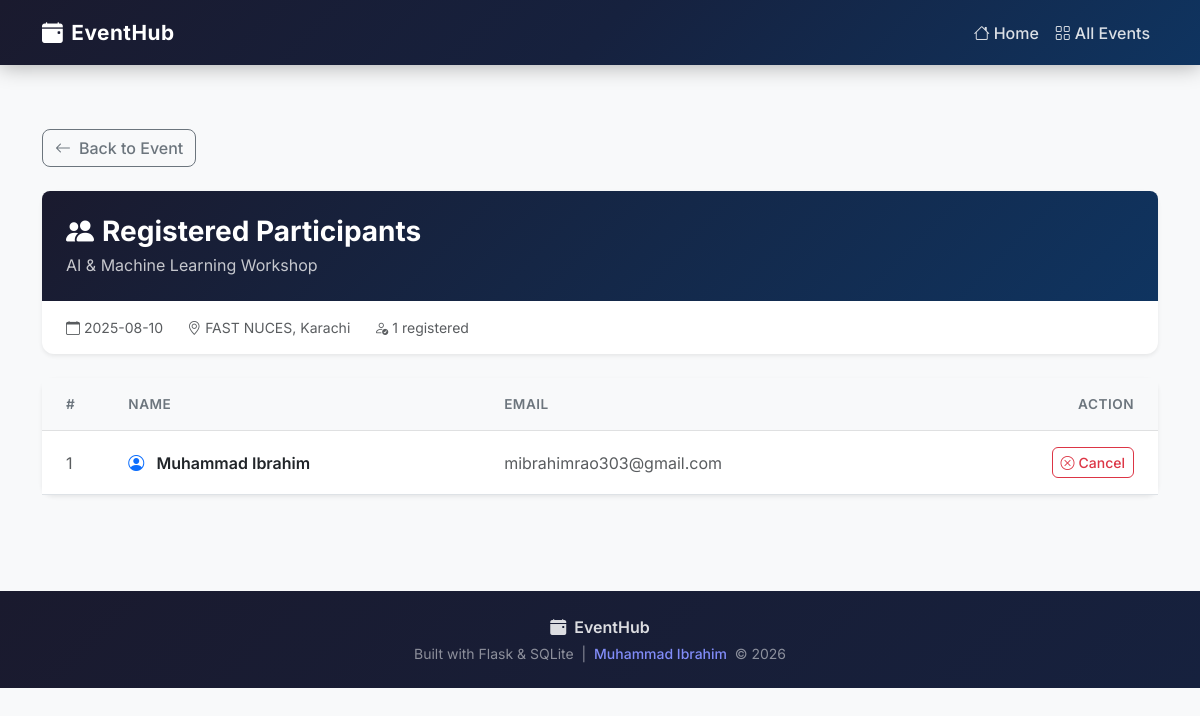
The page /events/1/registrations on the database its author committed.
### tables this page shows
CREATE TABLE events (
        id          INTEGER PRIMARY KEY AUTOINCREMENT,
        title       TEXT    NOT NULL,
        description TEXT    NOT NULL,
        date        TEXT    NOT NULL,
        venue       TEXT    NOT NULL
    );

CREATE TABLE registrations (
        id           INTEGER PRIMARY KEY AUTOINCREMENT,
        event_id     INTEGER NOT NULL,
        student_name TEXT    NOT NULL,
        email        TEXT    NOT NULL,
        FOREIGN KEY (event_id) REFERENCES events(id)
    );

### app.py (the view)
@app.route('/events/<int:event_id>/registrations')
def view_registrations(event_id):
    conn = get_db()
    cursor = conn.cursor()
    cursor.execute('SELECT * FROM events WHERE id = ?', (event_id,))
    event = cursor.fetchone()
    if event is None:
        conn.close()
        return render_template('404.html'), 404
    cursor.execute(
        'SELECT * FROM registrations WHERE event_id = ? ORDER BY id ASC',
        (event_id,)
    )
    registrations = cursor.fetchall()
    conn.close()
    return render_template('registrations.html', event=event, registrations=registrations)

### app.py (called while the page is built)
def get_db():
    conn = sqlite3.connect(DATABASE)
    conn.row_factory = sqlite3.Row
    return conn

### templates/registrations.html (shortened to what this page needs)
{% extends 'base.html' %}
{% block content %}
<div class="container py-5">
    <a href="{{ url_for('event_detail', event_id=event['id']) }}"
       class="btn btn-outline-secondary mb-4">
        <i class="bi bi-arrow-left me-2"></i>Back to Event
    </a>
    <div class="card shadow-sm border-0 mb-4">
        <div class="detail-header p-4 text-white">
            <h3 class="fw-bold mb-1">
                <i class="bi bi-people-fill me-2"></i>Registered Participants
            </h3>
            <p class="mb-0 opacity-75">{{ event['title'] }}</p>
        </div>
        <div class="card-body px-4 py-3">
            <div class="d-flex gap-4 text-muted small">
                <span><i class="bi bi-calendar me-1"></i>{{ event['date'] }}</span>
                <span><i class="bi bi-geo-alt me-1"></i>{{ event['venue'] }}</span>
                <span><i class="bi bi-person-check me-1"></i>{{ registrations|length }} registered</span>
            </div>
        </div>
    </div>
    {% if registrations %}
        <div class="card shadow-sm border-0">
            <div class="card-body p-0">
                <div class="table-responsive">
                    <table class="table table-hover mb-0">
                        <thead class="table-light">
                            <tr>
                                <th class="ps-4 py-3">#</th>
                                <th class="py-3">Name</th>
                                <th class="py-3">Email</th>
                                <th class="py-3 text-end pe-4">Action</th>
                            </tr>
                        </thead>
                        <tbody>
                            {% for registration in registrations %}
                            <tr>
                                <td class="ps-4 py-3 text-muted">{{ loop.index }}</td>
                                <td class="py-3 fw-semibold">
                                    <i class="bi bi-person-circle me-2 text-primary"></i>
                                    {{ registration['student_name'] }}
                                </td>
                                <td class="py-3 text-muted">{{ registration['email'] }}</td>
                                <td class="py-3 text-end pe-4">
                                    <form
                                        action="{{ url_for('cancel_registration', registration_id=registration['id']) }}"
                                        method="POST"
                                        onsubmit="return confirm('Cancel this registration? This cannot be undone.');"
                                        style="display: inline;"
                                    >
                                        <button type="submit" class="btn btn-sm btn-outline-danger">
                                            <i class="bi bi-x-circle me-1"></i>Cancel
                                        </button>
                                    </form>
                                </td>
                            </tr>
                            {% endfor %}
                        </tbody>
                    </table>
                </div>
            </div>
        </div>
    {% endif %}
</div>
{% endblock %}

### static/style.css (style rules this page uses)
body { font-family: 'Inter', sans-serif; background-color: #f8f9fa; color: #212529; }
.detail-header { background: linear-gradient(135deg, #1a1a2e 0%, #0f3460 100%); border-radius: 0.5rem 0.5rem 0 0; }
.btn-outline-danger { border-radius: 6px; font-weight: 500; }
.btn-outline-secondary { border-radius: 8px; font-weight: 500; }
.table th { font-weight: 600; font-size: 0.85rem; text-transform: uppercase; letter-spacing: 0.5px; color: #6c757d; }
.table td { vertical-align: middle; }
.card { border-radius: 12px; }

### rows shown on the page
events: title "AI & Machine Learning Workshop", date "2025-08-10", venue "FAST NUCES, Karachi"
registrations: student_name "Muhammad Ibrahim", email "mibrahimrao303@gmail.com"

### other values the page prints
{{ registrations|length }} "1"
